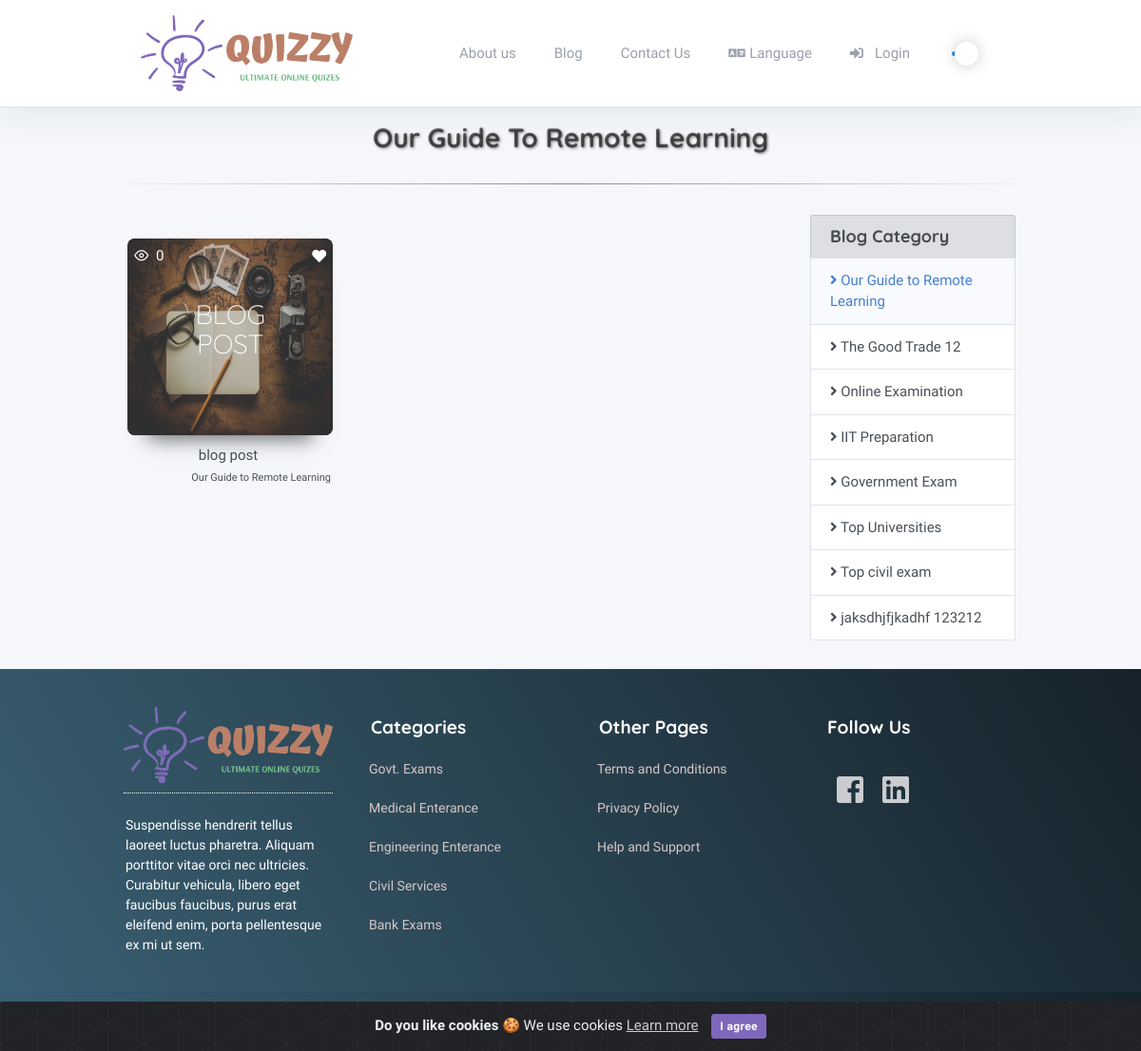
The page /blog/list/our-guide-to-remote-learning on the database its author committed.
### tables this page shows
CREATE TABLE `settings` (
  `id` int(10) unsigned NOT NULL AUTO_INCREMENT,
  `name` varchar(128) NOT NULL,
  `input_type` enum('input','password','textarea','radio','dropdown','timezones','file') NOT NULL DEFAULT 'input',
  `options` text COMMENT 'Use for radio and dropdown: key|value on each line',
  `is_numeric` enum('0','1') NOT NULL DEFAULT '0' COMMENT 'forces numeric keypad on mobile devices',
  `show_editor` enum('0','1') NOT NULL DEFAULT '0',
  `input_size` enum('large','medium','small') DEFAULT NULL,
  `translate` enum('0','1') NOT NULL DEFAULT '0',
  `help_text` varchar(256) DEFAULT NULL,
  `validation` varchar(128) NOT NULL,
  `sort_order` tinyint(3) unsigned NOT NULL,
  `label` varchar(128) NOT NULL,
  `value` text COMMENT 'If translate is 1, just start with your default language',
  `last_update` datetime DEFAULT NULL,
  `updated_by` int(11) unsigned DEFAULT NULL,
  PRIMARY KEY (`id`),
  UNIQUE KEY `name` (`name`),
  KEY `updated_by` (`updated_by`)
);

CREATE TABLE `pages` (
  `id` int(11) NOT NULL AUTO_INCREMENT,
  `title` varchar(255) NOT NULL DEFAULT '',
  `slug` varchar(255) NOT NULL DEFAULT '',
  `content` longtext,
  `on_menu` tinyint(4) DEFAULT NULL,
  `featured_image` varchar(255) DEFAULT NULL,
  `meta_title` varchar(255) DEFAULT NULL,
  `meta_description` text,
  `meta_keywords` text,
  `added` timestamp NULL DEFAULT NULL,
  `updated` timestamp NULL DEFAULT NULL,
  PRIMARY KEY (`id`)
);

CREATE TABLE `blog_category` (
  `id` int(11) unsigned NOT NULL AUTO_INCREMENT,
  `title` varchar(255) NOT NULL,
  `slug` varchar(255) NOT NULL,
  `parent_category` varchar(255) NOT NULL,
  `description` text NOT NULL,
  `image` varchar(255) NOT NULL,
  `display_on_home` tinyint(4) NOT NULL DEFAULT '0' COMMENT '0=not display,1= display ',
  `category_is_delete` tinyint(4) NOT NULL DEFAULT '0' COMMENT '0=notdelete,1=softdelete',
  `added` timestamp NOT NULL DEFAULT CURRENT_TIMESTAMP,
  `updated` timestamp NOT NULL DEFAULT CURRENT_TIMESTAMP ON UPDATE CURRENT_TIMESTAMP,
  PRIMARY KEY (`id`)
);

CREATE TABLE `blog_post` (
  `id` int(11) unsigned NOT NULL AUTO_INCREMENT,
  `blog_category_id` int(10) unsigned NOT NULL,
  `post_title` varchar(250) NOT NULL,
  `post_slug` varchar(250) NOT NULL,
  `post_description` text NOT NULL,
  `post_image` varchar(250) NOT NULL,
  `post_status` tinyint(4) NOT NULL DEFAULT '1' COMMENT '0=unpublished,1=published',
  `post_author_id` int(11) unsigned NOT NULL,
  `published` timestamp NULL DEFAULT NULL,
  `meta_title` int(255) DEFAULT NULL,
  `meta_description` text,
  `meta_keywords` text,
  `added` timestamp NOT NULL DEFAULT CURRENT_TIMESTAMP,
  `updated` timestamp NOT NULL DEFAULT CURRENT_TIMESTAMP ON UPDATE CURRENT_TIMESTAMP,
  PRIMARY KEY (`id`)
);

CREATE TABLE `footer_sections` (
  `id` int(11) NOT NULL AUTO_INCREMENT,
  `section_number` enum('1','2','3','4') DEFAULT NULL,
  `type` enum('image','editor','link','text') DEFAULT NULL,
  `title` varchar(255) DEFAULT NULL,
  `value` longtext,
  `position` int(11) DEFAULT NULL,
  `updated` timestamp NULL DEFAULT NULL,
  PRIMARY KEY (`id`)
);

### assets/themes/quizzy/template.php (the view, shortened to what the rows shown need)
<!DOCTYPE html>
<?php
$is_rtl = '';
if ($this->session->is_rtl)
{
  ?>
  <html lang="en" dir="rtl">
  <?php
  $is_rtl = 'rtl_language';
  $rtl_dir = 'rtl';
  $margin_auto = 'ml-auto';
   $order_two = 'order-2';
}
else
{
  ?>
  <html lang="en">
  <?php
}
?>
<head>
  <?php if (isset($css_files) && is_array($css_files)) : ?>
  <?php foreach ($css_files as $css) : ?>
    <?php if ( ! is_null($css)) : ?>
      <?php $separator = (strstr($css, '?')) ? '&' : '?'; ?>
      <link rel="stylesheet" href="<?php echo xss_clean($css); ?><?php echo xss_clean($separator); ?>v=<?php echo xss_clean($this->settings->site_version); ?>"><?php echo "\n"; ?>
    <?php endif; ?>
  <?php endforeach; ?>
<?php endif; ?>
</head>
<body class="h-100 <?php echo xss_clean($is_rtl); ?>">
  <div class="page">
    <div class="page-main">
      <div class="header py-3 navigation-wrap start-header start-style">
        <div class="container">
          <div class="navbar navbar-expand-lg py-1">
            <a class="header-brand" href="<?php echo base_url()?>">
              <img class="header-brand-img" src="<?php echo base_url('/assets/images/logo/'); ?><?php echo get_admin_setting('site_logo'); ?>">
            </a>
            <div class="collapse navbar-collapse text-right" id="headerMenuCollapse">
              <ul class="navbar-nav nav nav-tabs navbar-right  border-0">
                <?php
                $menu_category_array =  get_header_menu_item_helper();
                if($menu_category_array)
                {
                  foreach ($menu_category_array as $menu_array)
                  {
                    ?>
                    <li class="nav-item">
                      <a href="<?php echo base_url('pages/').$menu_array->slug; ?>" class='nav-link <?php echo (uri_string() == "pages/$menu_array->slug") ? "active" : ""; ?>'>
                        <?php echo ucfirst($menu_array->title); ?></a>
                      </li>
                      <?php
                    }
                  }
                  ?>
                  </ul>
                </div>
              </div>
            </div>
          </div>
          <div class="my-3 my-md-5 header_margin_padding">
            <?php echo ($content) ?>
          </div>
          <div class="footer mt-5">
            <div class="container">
              <div class="row">
                <?php
                $footer_sec_1 =  get_footer_section_helper(1);
                $footer_sec_2 =  get_footer_section_helper(2);
                $footer_sec_3 =  get_footer_section_helper(3);
                $footer_sec_4 =  get_footer_section_helper(4);
                ?>
                <div class="col-lg-3 Footer_section_1">
                  <div class="row">
                    <?php
                    if($footer_sec_1)
                    {
                      foreach ($footer_sec_1 as  $first_section_array)
                      {
                        if($first_section_array->type =='text')
                        {
                          ?>
                          <div class="col-12">
                            <p class="footer_text_1"><?php echo xss_clean($first_section_array->value); ?> </p>
                          </div>
                          <?php
                        }
                        elseif($first_section_array->type =='link')
                        {
                          ?>
                          <div class="col-12 colum_link_section_1">
                            <a class="link_section_1" href="<?php echo xss_clean($first_section_array->value); ?>"> <?php echo xss_clean($first_section_array->title); ?></a>
                          </div>
                          <?php
                        }
                        elseif($first_section_array->type =='image')
                        {
                          ?>
                          <div class="col-12 column_1">
                            <div class="img_content">
                              <?php $img = $first_section_array->value ? $first_section_array->value : 'default.png'; ?>
                              <img src="<?php echo base_url('/assets/images/footer/section/').$img; ?>" class="field_img">
                            </div>
                          </div>
                          <?php
                        }
                      }
                    }
                    ?>
                  </div>
                </div>
                <div class="col-lg-3 Footer_section_2">
                  <div class="row">
                    <?php
                    if($footer_sec_2)
                    {
                      foreach ($footer_sec_2 as  $second_section_array)
                      {
                        if($second_section_array->type =='text')
                        {
                          ?>
                          <div class="col-12">
                            <h4 class="text_heading"><?php echo xss_clean($second_section_array->title); ?> </h4>
                          </div>
                          <?php
                        }
                        elseif($second_section_array->type =='link')
                        {
                          ?>
                          <div class="col-12 colum_link_section_2">
                            <a class="link_section_2" href="<?php echo xss_clean($second_section_array->value); ?>"> <?php echo xss_clean($second_section_array->title); ?></a>
                          </div>
                          <?php
                        }
                      }
                    }
                    ?>
                  </div>
                </div>
                <div class="col-lg-3 Footer_section_3">
                  <div class="row">
                    <?php
                    if($footer_sec_3)
                    {
                      foreach ($footer_sec_3 as  $third_section_array)
                      {
                        if($third_section_array->type =='text')
                        {
                          ?>
                          <div class="col-12">
                            <h4 class="text_heading"><?php echo xss_clean($third_section_array->title); ?> </h4>
                          </div>
                          <?php
                        }
                        elseif($third_section_array->type =='link')
                        {
                          ?>
                          <div class="col-12 colum_link_section_3">
                            <a class="link_section_3" href="<?php echo xss_clean($third_section_array->value); ?>"> <?php echo xss_clean($third_section_array->title); ?></a>
                          </div>
                          <?php
                        }
                      }
                    }
                    ?>
                  </div>
                </div>
                <div class="col-lg-3 Footer_section_4">
                  <div class="row">
                    <?php
                    if($footer_sec_4)
                    {
                      foreach ($footer_sec_4 as  $fourth_section_array)
                      {
                        if($fourth_section_array->type =='text')
                        {
                          ?>
                          <div class="col-12">
                            <h4 class="text_heading"><?php echo xss_clean($fourth_section_array->title); ?> </h4>
                          </div>
                          <?php
                        }
                        elseif($fourth_section_array->type =='link')
                        {
                          ?>
                          <div class="col-12">
                            <a href="<?php echo xss_clean($fourth_section_array->value); ?>"> <?php echo xss_clean($fourth_section_array->title); ?></a>
                          </div>
                          <?php
                        }
                        elseif($fourth_section_array->type =='editor')
                        {
                          ?>
                          <div class="col-12">
                            <?php echo xss_clean($fourth_section_array->value); ?>
                          </div>
                          <?php
                        }
                      }
                    }
                    ?>
                  </div>
                </div>
              </div>
            </div>
          </div>
        </div>
      </div>
</body>
</html>

### application/views/blog_list.php (shortened to what the rows shown need)
<div class="container">
	<div class="row">
	    <div class="col-12 text-center"> <h2 class="heading"><?php echo ucwords($title); ?></h2> <hr></div>
	    <div class="col-md-9 col-xl-9 col-sm-6">
	    	<div class="row">
	    		<?php
                   $data['blog_list_data'] = $blog_post_data;
                   $this->load->view('common_blog_list',$data);
                ?>
	    	</div>
	    </div>
	    <div class="col-md-3 col-xl-3 col-sm-12">
	    	<div class="list-group">
	    		<?php $active = $category_slug == 'all' OR $category_slug =='ALL' ? ' active' : '' ?>
	    		<a href="<?php echo base_url('blog/list/all');?>" class="list-group-item list-group-item-action list-group-item-secondary <?php echo $active; ?>">
			       	<h4 class="m-0"> <?php echo lang("admin_blog_category_list");?></h4>
			    </a>
		    	<?php
		    	if($blog_category)
	    		{
	    			foreach($blog_category as $blog_category_key => $blog_category_value)
	    			{
	    				$active = $category_slug == $blog_category_value->slug ? ' active' : '' ?>
	    				<a href="<?php echo base_url('blog/list/'.$blog_category_value->slug);?>" class="list-group-item list-group-item-action <?php echo $active; ?>">
			       			<i class="fas fa-angle-right"></i> <?php echo $blog_category_value->title;?>
			    		</a> <?php
	    			}
	    		} ?>
	    	</div>
	    </div>
	</div>
</div>

### application/views/common_blog_list.php (shortened to what the rows shown need)
<?php if($blog_list_data) {
   foreach($blog_list_data as $like_post_key => $like_post_value)
   {
?>
	<div class="col-md-4 col-xl-4 col-sm-6 blog-page">
      <div class="grid">
         <figure class="effect-ming">
            <div class="quiz_icons">
               <a href="/javascript:void(0)" class="icon float-left text-white-im post-view"><i class="fe fe-eye mr-1"></i>
                 <span class="value"><?php echo xss_clean($like_post_value->view_total_post);?></span>
                </a>
                <a href="javascript:void(0)" class="icon inline-block ml-3 float-right like-quiz text-white-im post-like">
                     <?php $like_or_not = (isset($like_post_value->is_like) && !empty($like_post_value->is_like) ? 'text-success' : 'text-white-im');?>
                     <i class="fav_icon fas fa-heart <?php echo xss_clean($like_or_not);?> "></i>
                 </a>
            </div>
            <?php
               $blog_post_image = (isset($like_post_value->post_image) && !empty($like_post_value->post_image) ? base_url('assets/images/blog_image/post_image/'.$like_post_value->post_image) : base_url('assets/images/blog_image/default.jpg'));
            ?>
            <img src="<?php echo xss_clean($blog_post_image);?>" alt="img09"/>
            <figcaption>
               <?php
                  $title = strlen($like_post_value->post_title) > 10 ? substr($like_post_value->post_title,0,7)."..." : $like_post_value->post_title;
               ?>
              <h2><?php echo xss_clean($title);  ?></h2>
            </figcaption>
         </figure>
         <div class="text-center"><?php echo xss_clean($like_post_value->post_title);?></div>
          <div class="float-right blog-author">
            <a href="javascript:void(0)"><?php echo xss_clean($like_post_value->title);?></a>
          </div>
      </div>
   </div>
<?php } }
	else {
?>
	<div class="col-12 text-center text-danger"> <?php echo lang('no_data_found'); ?></div>
<?php } ?>

### rows shown on the page
settings: value (picture)
pages: title "About us"
blog_category: title "Our Guide To Remote Learning", title "Our Guide to Remote Learning"
blog_post: view_total_post "0", post_image (picture), post_title "BLOG POST", post_title "blog post", title "Our Guide to Remote Learning"
blog_category: title "The Good Trade 12"
blog_category: title "Online Examination"
blog_category: title "IIT Preparation"
blog_category: title "Government Exam"
blog_category: title "Top Universities"
blog_category: title "Top civil exam"
blog_category: title "jaksdhjfjkadhf 123212"
footer_sections: value (picture)
footer_sections: value "Suspendisse hendrerit tellus laoreet luctus pharetra. Aliquam porttitor vitae orci nec ultricies. Curabitur vehicula, libero eget faucibus faucibus, purus erat eleifend enim, porta pellentesque ex mi ut sem."
footer_sections: title "Categories"
footer_sections: title "Govt. Exams"
footer_sections: title "Medical Enterance"
footer_sections: title "Engineering Enterance"
footer_sections: title "Civil Services"
footer_sections: title "Bank Exams"
footer_sections: title "Other Pages"
footer_sections: title "Terms and Conditions"
footer_sections: title "Privacy Policy"
footer_sections: title "Help and Support"
footer_sections: title "Follow Us"

### other values the page prints
lang('admin_blog') "Blog"
lang('contact_title') "Contact Us"
lang('front_language') "Language"
lang('login') "Login"
lang("admin_blog_category_list") "Blog Category"
